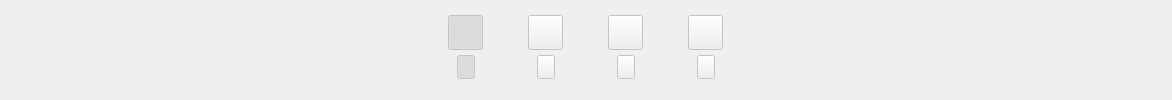
    <widget class="QWidget" name="page3">
     <layout class="QHBoxLayout" name="horizontalLayout_5">
      <property name="spacing">
       <number>40</number>
      </property>
      <property name="leftMargin">
       <number>0</number>
      </property>
      <property name="topMargin">
       <number>0</number>
      </property>
      <property name="rightMargin">
       <number>0</number>
      </property>
      <property name="bottomMargin">
       <number>0</number>
      </property>
      <item>
       <spacer name="horizontalSpacer_25">
        <property name="orientation">
         <enum>Qt::Horizontal</enum>
        </property>
        <property name="sizeHint" stdset="0">
         <size>
          <width>446</width>
          <height>20</height>
         </size>
        </property>
       </spacer>
      </item>
      <item>
       <widget class="QWidget" name="w1_3" native="true">
        <property name="sizePolicy">
         <sizepolicy hsizetype="Fixed" vsizetype="Fixed">
          <horstretch>0</horstretch>
          <verstretch>0</verstretch>
         </sizepolicy>
        </property>
        <property name="minimumSize">
         <size>
          <width>40</width>
          <height>70</height>
         </size>
        </property>
        <property name="maximumSize">
         <size>
          <width>40</width>
          <height>70</height>
         </size>
        </property>
        <layout class="QVBoxLayout" name="verticalLayout_w1_3">
         <property name="spacing">
          <number>0</number>
         </property>
         <property name="leftMargin">
          <number>0</number>
         </property>
         <property name="topMargin">
          <number>0</number>
         </property>
         <property name="rightMargin">
          <number>0</number>
         </property>
         <property name="bottomMargin">
          <number>0</number>
         </property>
         <item>
          <widget class="QWidget" name="w1_top_3" native="true">
           <layout class="QHBoxLayout" name="horizontalLayout_w1_top_3">
            <property name="spacing">
             <number>0</number>
            </property>
            <property name="leftMargin">
             <number>0</number>
            </property>
            <property name="topMargin">
             <number>0</number>
            </property>
            <property name="rightMargin">
             <number>0</number>
            </property>
            <property name="bottomMargin">
             <number>0</number>
            </property>
            <item>
             <spacer name="horizontalSpacer_26">
              <property name="orientation">
               <enum>Qt::Horizontal</enum>
              </property>
              <property name="sizeHint" stdset="0">
               <size>
                <width>40</width>
                <height>20</height>
               </size>
              </property>
             </spacer>
            </item>
            <item>
             <widget class="QPushButton" name="pushButton_circle_3_1">
              <property name="enabled">
               <bool>false</bool>
              </property>
              <property name="sizePolicy">
               <sizepolicy hsizetype="Fixed" vsizetype="Fixed">
                <horstretch>0</horstretch>
                <verstretch>0</verstretch>
               </sizepolicy>
              </property>
              <property name="minimumSize">
               <size>
                <width>35</width>
                <height>35</height>
               </size>
              </property>
              <property name="maximumSize">
               <size>
                <width>35</width>
                <height>35</height>
               </size>
              </property>
              <property name="focusPolicy">
               <enum>Qt::NoFocus</enum>
              </property>
              <property name="styleSheet">
               <string notr="true">QPushButton:!checked{
border-image: url(:/circle_unchecked.svg);
}
QPushButton:checked{
border-image: url(:/circle_checked.svg);
}
</string>
              </property>
              <property name="text">
               <string/>
              </property>
              <property name="checkable">
               <bool>true</bool>
              </property>
              <property name="checked">
               <bool>true</bool>
              </property>
             </widget>
            </item>
            <item>
             <spacer name="horizontalSpacer_27">
              <property name="orientation">
               <enum>Qt::Horizontal</enum>
              </property>
              <property name="sizeHint" stdset="0">
               <size>
                <width>40</width>
                <height>20</height>
               </size>
              </property>
             </spacer>
            </item>
           </layout>
          </widget>
         </item>
         <item>
          <widget class="QWidget" name="w1_bottom_3" native="true">
           <layout class="QHBoxLayout" name="horizontalLayout_w1_bottom_3">
            <property name="spacing">
             <number>0</number>
            </property>
            <property name="leftMargin">
             <number>0</number>
            </property>
            <property name="topMargin">
             <number>0</number>
            </property>
            <property name="rightMargin">
             <number>0</number>
            </property>
            <property name="bottomMargin">
             <number>0</number>
            </property>
            <item>
             <spacer name="horizontalSpacer_28">
              <property name="orientation">
               <enum>Qt::Horizontal</enum>
              </property>
              <property name="sizeHint" stdset="0">
               <size>
                <width>40</width>
                <height>20</height>
               </size>
              </property>
             </spacer>
            </item>
            <item>
             <widget class="QPushButton" name="pushButton_arrow_3_1">
              <property name="enabled">
               <bool>false</bool>
              </property>
              <property name="sizePolicy">
               <sizepolicy hsizetype="Fixed" vsizetype="Fixed">
                <horstretch>0</horstretch>
                <verstretch>0</verstretch>
               </sizepolicy>
              </property>
              <property name="minimumSize">
               <size>
                <width>18</width>
                <height>24</height>
               </size>
              </property>
              <property name="maximumSize">
               <size>
                <width>18</width>
                <height>24</height>
               </size>
              </property>
              <property name="styleSheet">
               <string notr="true">QPushButton:!checked{
border-image: url(:/null.svg);
}
QPushButton:checked{
border-image: url(:/arrow.svg);
}
</string>
              </property>
              <property name="text">
               <string/>
              </property>
              <property name="checkable">
               <bool>true</bool>
              </property>
              <property name="checked">
               <bool>true</bool>
              </property>
             </widget>
            </item>
            <item>
             <spacer name="horizontalSpacer_29">
              <property name="orientation">
               <enum>Qt::Horizontal</enum>
              </property>
              <property name="sizeHint" stdset="0">
               <size>
                <width>40</width>
                <height>20</height>
               </size>
              </property>
             </spacer>
            </item>
           </layout>
          </widget>
         </item>
        </layout>
       </widget>
      </item>
      <item>
       <widget class="QWidget" name="w2_4" native="true">
        <property name="sizePolicy">
         <sizepolicy hsizetype="Fixed" vsizetype="Fixed">
          <horstretch>0</horstretch>
          <verstretch>0</verstretch>
         </sizepolicy>
        </property>
        <property name="minimumSize">
         <size>
          <width>40</width>
          <height>70</height>
         </size>
        </property>
        <property name="maximumSize">
         <size>
          <width>40</width>
          <height>70</height>
         </size>
        </property>
        <layout class="QVBoxLayout" name="verticalLayout_w2_4">
         <property name="spacing">
          <number>0</number>
         </property>
         <property name="leftMargin">
          <number>0</number>
         </property>
         <property name="topMargin">
          <number>0</number>
         </property>
         <property name="rightMargin">
          <number>0</number>
         </property>
         <property name="bottomMargin">
          <number>0</number>
         </property>
         <item>
          <widget class="QWidget" name="w2_top_4" native="true">
           <layout class="QHBoxLayout" name="horizontalLayout_w2_top_4">
            <property name="spacing">
             <number>0</number>
            </property>
            <property name="leftMargin">
             <number>0</number>
            </property>
            <property name="topMargin">
             <number>0</number>
            </property>
            <property name="rightMargin">
             <number>0</number>
            </property>
            <property name="bottomMargin">
             <number>0</number>
            </property>
            <item>
             <spacer name="horizontalSpacer_30">
              <property name="orientation">
               <enum>Qt::Horizontal</enum>
              </property>
              <property name="sizeHint" stdset="0">
               <size>
                <width>40</width>
                <height>20</height>
               </size>
              </property>
             </spacer>
            </item>
            <item>
             <widget class="QPushButton" name="pushButton_circle_3_2">
              <property name="enabled">
               <bool>false</bool>
              </property>
              <property name="sizePolicy">
               <sizepolicy hsizetype="Fixed" vsizetype="Fixed">
                <horstretch>0</horstretch>
                <verstretch>0</verstretch>
               </sizepolicy>
              </property>
              <property name="minimumSize">
               <size>
                <width>35</width>
                <height>35</height>
               </size>
              </property>
              <property name="maximumSize">
               <size>
                <width>35</width>
                <height>35</height>
               </size>
              </property>
              <property name="focusPolicy">
               <enum>Qt::NoFocus</enum>
              </property>
              <property name="styleSheet">
               <string notr="true">QPushButton:!checked{
border-image: url(:/circle_unchecked.svg);
}
QPushButton:checked{
border-image: url(:/circle_checked.svg);
}
</string>
              </property>
              <property name="text">
               <string/>
              </property>
              <property name="checkable">
               <bool>true</bool>
              </property>
             </widget>
            </item>
            <item>
             <spacer name="horizontalSpacer_31">
              <property name="orientation">
               <enum>Qt::Horizontal</enum>
              </property>
              <property name="sizeHint" stdset="0">
               <size>
                <width>40</width>
                <height>20</height>
               </size>
              </property>
             </spacer>
            </item>
           </layout>
          </widget>
         </item>
         <item>
          <widget class="QWidget" name="w2_bottom_4" native="true">
           <layout class="QHBoxLayout" name="horizontalLayout_w2_bottom_4">
            <property name="spacing">
             <number>0</number>
            </property>
            <property name="leftMargin">
             <number>0</number>
            </property>
            <property name="topMargin">
             <number>0</number>
            </property>
            <property name="rightMargin">
             <number>0</number>
            </property>
            <property name="bottomMargin">
             <number>0</number>
            </property>
            <item>
             <spacer name="horizontalSpacer_32">
              <property name="orientation">
               <enum>Qt::Horizontal</enum>
              </property>
              <property name="sizeHint" stdset="0">
               <size>
                <width>40</width>
                <height>20</height>
               </size>
              </property>
             </spacer>
            </item>
            <item>
             <widget class="QPushButton" name="pushButton_arrow_3_2">
              <property name="enabled">
               <bool>false</bool>
              </property>
              <property name="sizePolicy">
               <sizepolicy hsizetype="Fixed" vsizetype="Fixed">
                <horstretch>0</horstretch>
                <verstretch>0</verstretch>
               </sizepolicy>
              </property>
              <property name="minimumSize">
               <size>
                <width>18</width>
                <height>24</height>
               </size>
              </property>
              <property name="maximumSize">
               <size>
                <width>18</width>
                <height>24</height>
               </size>
              </property>
              <property name="styleSheet">
               <string notr="true">QPushButton:!checked{
border-image: url(:/null.svg);
}
QPushButton:checked{
border-image: url(:/arrow.svg);
}
</string>
              </property>
              <property name="text">
               <string/>
              </property>
              <property name="checkable">
               <bool>true</bool>
              </property>
             </widget>
            </item>
            <item>
             <spacer name="horizontalSpacer_33">
              <property name="orientation">
               <enum>Qt::Horizontal</enum>
              </property>
              <property name="sizeHint" stdset="0">
               <size>
                <width>40</width>
                <height>20</height>
               </size>
              </property>
             </spacer>
            </item>
           </layout>
          </widget>
         </item>
        </layout>
       </widget>
      </item>
      <item>
       <widget class="QWidget" name="w2_5" native="true">
        <property name="sizePolicy">
         <sizepolicy hsizetype="Fixed" vsizetype="Fixed">
          <horstretch>0</horstretch>
          <verstretch>0</verstretch>
         </sizepolicy>
        </property>
        <property name="minimumSize">
         <size>
          <width>40</width>
          <height>70</height>
         </size>
        </property>
        <property name="maximumSize">
         <size>
          <width>40</width>
          <height>70</height>
         </size>
        </property>
        <layout class="QVBoxLayout" name="verticalLayout_w2_5">
         <property name="spacing">
          <number>0</number>
         </property>
         <property name="leftMargin">
          <number>0</number>
         </property>
         <property name="topMargin">
          <number>0</number>
         </property>
         <property name="rightMargin">
          <number>0</number>
         </property>
         <property name="bottomMargin">
          <number>0</number>
         </property>
         <item>
          <widget class="QWidget" name="w2_top_5" native="true">
           <layout class="QHBoxLayout" name="horizontalLayout_w2_top_5">
            <property name="spacing">
             <number>0</number>
            </property>
            <property name="leftMargin">
             <number>0</number>
            </property>
            <property name="topMargin">
             <number>0</number>
            </property>
            <property name="rightMargin">
             <number>0</number>
            </property>
            <property name="bottomMargin">
             <number>0</number>
            </property>
            <item>
             <spacer name="horizontalSpacer_35">
              <property name="orientation">
               <enum>Qt::Horizontal</enum>
              </property>
              <property name="sizeHint" stdset="0">
               <size>
                <width>40</width>
                <height>20</height>
               </size>
              </property>
             </spacer>
            </item>
            <item>
             <widget class="QPushButton" name="pushButton_circle_3_3">
              <property name="enabled">
               <bool>false</bool>
              </property>
              <property name="sizePolicy">
               <sizepolicy hsizetype="Fixed" vsizetype="Fixed">
                <horstretch>0</horstretch>
                <verstretch>0</verstretch>
               </sizepolicy>
              </property>
              <property name="minimumSize">
               <size>
                <width>35</width>
                <height>35</height>
               </size>
              </property>
              <property name="maximumSize">
               <size>
                <width>35</width>
                <height>35</height>
               </size>
              </property>
              <property name="focusPolicy">
               <enum>Qt::NoFocus</enum>
              </property>
              <property name="styleSheet">
               <string notr="true">QPushButton:!checked{
border-image: url(:/circle_unchecked.svg);
}
QPushButton:checked{
border-image: url(:/circle_checked.svg);
}
</string>
              </property>
              <property name="text">
               <string/>
              </property>
              <property name="checkable">
               <bool>true</bool>
              </property>
             </widget>
            </item>
            <item>
             <spacer name="horizontalSpacer_36">
              <property name="orientation">
               <enum>Qt::Horizontal</enum>
              </property>
              <property name="sizeHint" stdset="0">
               <size>
                <width>40</width>
                <height>20</height>
               </size>
              </property>
             </spacer>
            </item>
           </layout>
          </widget>
         </item>
         <item>
          <widget class="QWidget" name="w2_bottom_5" native="true">
           <layout class="QHBoxLayout" name="horizontalLayout_w2_bottom_5">
            <property name="spacing">
             <number>0</number>
            </property>
            <property name="leftMargin">
             <number>0</number>
            </property>
            <property name="topMargin">
             <number>0</number>
            </property>
            <property name="rightMargin">
             <number>0</number>
            </property>
            <property name="bottomMargin">
             <number>0</number>
            </property>
            <item>
             <spacer name="horizontalSpacer_37">
              <property name="orientation">
               <enum>Qt::Horizontal</enum>
              </property>
              <property name="sizeHint" stdset="0">
               <size>
                <width>40</width>
                <height>20</height>
               </size>
              </property>
             </spacer>
            </item>
            <item>
             <widget class="QPushButton" name="pushButton_arrow_3_3">
              <property name="enabled">
               <bool>false</bool>
              </property>
              <property name="sizePolicy">
               <sizepolicy hsizetype="Fixed" vsizetype="Fixed">
                <horstretch>0</horstretch>
                <verstretch>0</verstretch>
               </sizepolicy>
              </property>
              <property name="minimumSize">
               <size>
                <width>18</width>
                <height>24</height>
               </size>
              </property>
              <property name="maximumSize">
               <size>
                <width>18</width>
                <height>24</height>
               </size>
              </property>
              <property name="styleSheet">
               <string notr="true">QPushButton:!checked{
border-image: url(:/null.svg);
}
QPushButton:checked{
border-image: url(:/arrow.svg);
}
</string>
              </property>
              <property name="text">
               <string/>
              </property>
              <property name="checkable">
               <bool>true</bool>
              </property>
             </widget>
            </item>
            <item>
             <spacer name="horizontalSpacer_38">
              <property name="orientation">
               <enum>Qt::Horizontal</enum>
              </property>
              <property name="sizeHint" stdset="0">
               <size>
                <width>40</width>
                <height>20</height>
               </size>
              </property>
             </spacer>
            </item>
           </layout>
          </widget>
         </item>
        </layout>
       </widget>
      </item>
      <item>
       <widget class="QWidget" name="w2_6" native="true">
        <property name="sizePolicy">
         <sizepolicy hsizetype="Fixed" vsizetype="Fixed">
          <horstretch>0</horstretch>
          <verstretch>0</verstretch>
         </sizepolicy>
        </property>
        <property name="minimumSize">
         <size>
          <width>40</width>
          <height>70</height>
         </size>
        </property>
        <property name="maximumSize">
         <size>
          <width>40</width>
          <height>70</height>
         </size>
        </property>
        <layout class="QVBoxLayout" name="verticalLayout_w2_6">
         <property name="spacing">
          <number>0</number>
         </property>
         <property name="leftMargin">
          <number>0</number>
         </property>
         <property name="topMargin">
          <number>0</number>
         </property>
         <property name="rightMargin">
          <number>0</number>
         </property>
         <property name="bottomMargin">
          <number>0</number>
         </property>
         <item>
          <widget class="QWidget" name="w2_top_6" native="true">
           <layout class="QHBoxLayout" name="horizontalLayout_w2_top_6">
            <property name="spacing">
             <number>0</number>
            </property>
            <property name="leftMargin">
             <number>0</number>
            </property>
            <property name="topMargin">
             <number>0</number>
            </property>
            <property name="rightMargin">
             <number>0</number>
            </property>
            <property name="bottomMargin">
             <number>0</number>
            </property>
            <item>
             <spacer name="horizontalSpacer_39">
              <property name="orientation">
               <enum>Qt::Horizontal</enum>
              </property>
              <property name="sizeHint" stdset="0">
               <size>
                <width>40</width>
                <height>20</height>
               </size>
              </property>
             </spacer>
            </item>
            <item>
             <widget class="QPushButton" name="pushButton_circle_3_4">
              <property name="enabled">
               <bool>false</bool>
              </property>
              <property name="sizePolicy">
               <sizepolicy hsizetype="Fixed" vsizetype="Fixed">
                <horstretch>0</horstretch>
                <verstretch>0</verstretch>
               </sizepolicy>
              </property>
              <property name="minimumSize">
               <size>
                <width>35</width>
                <height>35</height>
               </size>
              </property>
              <property name="maximumSize">
               <size>
                <width>35</width>
                <height>35</height>
               </size>
              </property>
              <property name="focusPolicy">
               <enum>Qt::NoFocus</enum>
              </property>
              <property name="styleSheet">
               <string notr="true">QPushButton:!checked{
border-image: url(:/circle_unchecked.svg);
}
QPushButton:checked{
border-image: url(:/circle_checked.svg);
}
</string>
              </property>
              <property name="text">
               <string/>
              </property>
              <property name="checkable">
               <bool>true</bool>
              </property>
             </widget>
            </item>
            <item>
             <spacer name="horizontalSpacer_40">
              <property name="orientation">
               <enum>Qt::Horizontal</enum>
              </property>
              <property name="sizeHint" stdset="0">
               <size>
                <width>40</width>
                <height>20</height>
               </size>
              </property>
             </spacer>
            </item>
           </layout>
          </widget>
         </item>
         <item>
          <widget class="QWidget" name="w2_bottom_6" native="true">
           <layout class="QHBoxLayout" name="horizontalLayout_w2_bottom_6">
            <property name="spacing">
             <number>0</number>
            </property>
            <property name="leftMargin">
             <number>0</number>
            </property>
            <property name="topMargin">
             <number>0</number>
            </property>
            <property name="rightMargin">
             <number>0</number>
            </property>
            <property name="bottomMargin">
             <number>0</number>
            </property>
            <item>
             <spacer name="horizontalSpacer_41">
              <property name="orientation">
               <enum>Qt::Horizontal</enum>
              </property>
              <property name="sizeHint" stdset="0">
               <size>
                <width>40</width>
                <height>20</height>
               </size>
              </property>
             </spacer>
            </item>
            <item>
             <widget class="QPushButton" name="pushButton_arrow_3_4">
              <property name="enabled">
               <bool>false</bool>
              </property>
              <property name="sizePolicy">
               <sizepolicy hsizetype="Fixed" vsizetype="Fixed">
                <horstretch>0</horstretch>
                <verstretch>0</verstretch>
               </sizepolicy>
              </property>
              <property name="minimumSize">
               <size>
                <width>18</width>
                <height>24</height>
               </size>
              </property>
              <property name="maximumSize">
               <size>
                <width>18</width>
                <height>24</height>
               </size>
              </property>
              <property name="styleSheet">
               <string notr="true">QPushButton:!checked{
border-image: url(:/null.svg);
}
QPushButton:checked{
border-image: url(:/arrow.svg);
}
</string>
              </property>
              <property name="text">
               <string/>
              </property>
              <property name="checkable">
               <bool>true</bool>
              </property>
             </widget>
            </item>
            <item>
             <spacer name="horizontalSpacer_42">
              <property name="orientation">
               <enum>Qt::Horizontal</enum>
              </property>
              <property name="sizeHint" stdset="0">
               <size>
                <width>40</width>
                <height>20</height>
               </size>
              </property>
             </spacer>
            </item>
           </layout>
          </widget>
         </item>
        </layout>
       </widget>
      </item>
      <item>
       <spacer name="horizontalSpacer_34">
        <property name="orientation">
         <enum>Qt::Horizontal</enum>
        </property>
        <property name="sizeHint" stdset="0">
         <size>
          <width>446</width>
          <height>20</height>
         </size>
        </property>
       </spacer>
      </item>
     </layout>
    </widget>
